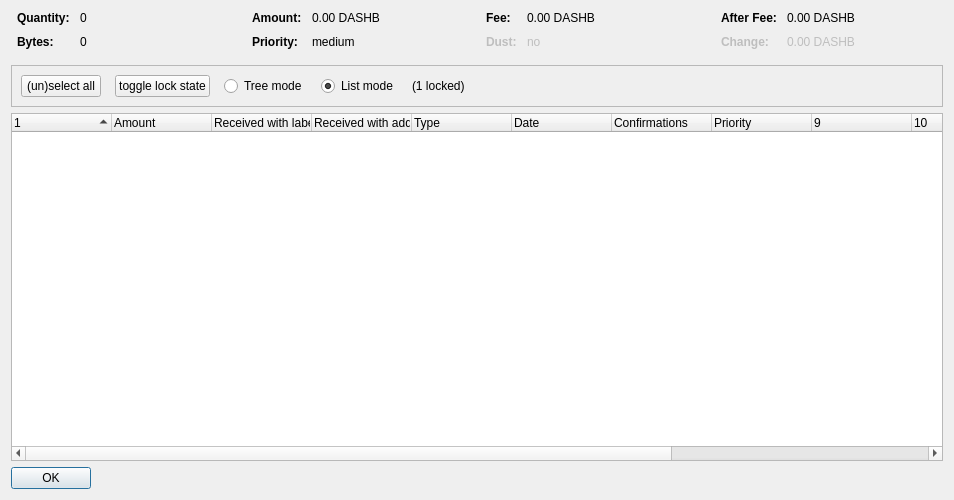
<?xml version="1.0" encoding="UTF-8"?>
<ui version="4.0">
 <class>CoinControlDialog</class>
 <widget class="QDialog" name="CoinControlDialog">
  <property name="geometry">
   <rect>
    <x>0</x>
    <y>0</y>
    <width>954</width>
    <height>500</height>
   </rect>
  </property>
  <property name="windowTitle">
   <string>Coin Selection</string>
  </property>
  <layout class="QVBoxLayout" name="verticalLayout">
   <item>
    <layout class="QHBoxLayout" name="horizontalLayoutTop" stretch="0,0,0,0">
     <property name="topMargin">
      <number>0</number>
     </property>
     <property name="bottomMargin">
      <number>10</number>
     </property>
     <item>
      <layout class="QFormLayout" name="formLayoutCoinControl1">
       <property name="horizontalSpacing">
        <number>10</number>
       </property>
       <property name="verticalSpacing">
        <number>10</number>
       </property>
       <property name="leftMargin">
        <number>6</number>
       </property>
       <property name="rightMargin">
        <number>6</number>
       </property>
       <item row="0" column="0">
        <widget class="QLabel" name="labelCoinControlQuantityText">
         <property name="font">
          <font>
           <weight>75</weight>
           <bold>true</bold>
          </font>
         </property>
         <property name="text">
          <string>Quantity:</string>
         </property>
        </widget>
       </item>
       <item row="0" column="1">
        <widget class="QLabel" name="labelCoinControlQuantity">
         <property name="cursor">
          <cursorShape>IBeamCursor</cursorShape>
         </property>
         <property name="contextMenuPolicy">
          <enum>Qt::ActionsContextMenu</enum>
         </property>
         <property name="text">
          <string notr="true">0</string>
         </property>
         <property name="textInteractionFlags">
          <set>Qt::LinksAccessibleByMouse|Qt::TextSelectableByKeyboard|Qt::TextSelectableByMouse</set>
         </property>
        </widget>
       </item>
       <item row="1" column="0">
        <widget class="QLabel" name="labelCoinControlBytesText">
         <property name="font">
          <font>
           <weight>75</weight>
           <bold>true</bold>
          </font>
         </property>
         <property name="text">
          <string>Bytes:</string>
         </property>
        </widget>
       </item>
       <item row="1" column="1">
        <widget class="QLabel" name="labelCoinControlBytes">
         <property name="cursor">
          <cursorShape>IBeamCursor</cursorShape>
         </property>
         <property name="contextMenuPolicy">
          <enum>Qt::ActionsContextMenu</enum>
         </property>
         <property name="text">
          <string notr="true">0</string>
         </property>
         <property name="textInteractionFlags">
          <set>Qt::LinksAccessibleByMouse|Qt::TextSelectableByKeyboard|Qt::TextSelectableByMouse</set>
         </property>
        </widget>
       </item>
      </layout>
     </item>
     <item>
      <layout class="QFormLayout" name="formLayoutCoinControl2">
       <property name="horizontalSpacing">
        <number>10</number>
       </property>
       <property name="verticalSpacing">
        <number>10</number>
       </property>
       <property name="leftMargin">
        <number>6</number>
       </property>
       <property name="rightMargin">
        <number>6</number>
       </property>
       <item row="0" column="0">
        <widget class="QLabel" name="labelCoinControlAmountText">
         <property name="font">
          <font>
           <weight>75</weight>
           <bold>true</bold>
          </font>
         </property>
         <property name="text">
          <string>Amount:</string>
         </property>
        </widget>
       </item>
       <item row="0" column="1">
        <widget class="QLabel" name="labelCoinControlAmount">
         <property name="cursor">
          <cursorShape>IBeamCursor</cursorShape>
         </property>
         <property name="contextMenuPolicy">
          <enum>Qt::ActionsContextMenu</enum>
         </property>
         <property name="text">
          <string notr="true">0.00 DASHB</string>
         </property>
         <property name="textInteractionFlags">
          <set>Qt::LinksAccessibleByMouse|Qt::TextSelectableByKeyboard|Qt::TextSelectableByMouse</set>
         </property>
        </widget>
       </item>
       <item row="1" column="0">
        <widget class="QLabel" name="labelCoinControlPriorityText">
         <property name="font">
          <font>
           <weight>75</weight>
           <bold>true</bold>
          </font>
         </property>
         <property name="text">
          <string>Priority:</string>
         </property>
        </widget>
       </item>
       <item row="1" column="1">
        <widget class="QLabel" name="labelCoinControlPriority">
         <property name="cursor">
          <cursorShape>IBeamCursor</cursorShape>
         </property>
         <property name="contextMenuPolicy">
          <enum>Qt::ActionsContextMenu</enum>
         </property>
         <property name="text">
          <string>medium</string>
         </property>
         <property name="textInteractionFlags">
          <set>Qt::LinksAccessibleByMouse|Qt::TextSelectableByKeyboard|Qt::TextSelectableByMouse</set>
         </property>
        </widget>
       </item>
      </layout>
     </item>
     <item>
      <layout class="QFormLayout" name="formLayoutCoinControl3">
       <property name="horizontalSpacing">
        <number>10</number>
       </property>
       <property name="verticalSpacing">
        <number>10</number>
       </property>
       <property name="leftMargin">
        <number>6</number>
       </property>
       <property name="rightMargin">
        <number>6</number>
       </property>
       <item row="0" column="0">
        <widget class="QLabel" name="labelCoinControlFeeText">
         <property name="font">
          <font>
           <weight>75</weight>
           <bold>true</bold>
          </font>
         </property>
         <property name="text">
          <string>Fee:</string>
         </property>
        </widget>
       </item>
       <item row="0" column="1">
        <widget class="QLabel" name="labelCoinControlFee">
         <property name="cursor">
          <cursorShape>IBeamCursor</cursorShape>
         </property>
         <property name="contextMenuPolicy">
          <enum>Qt::ActionsContextMenu</enum>
         </property>
         <property name="text">
          <string notr="true">0.00 DASHB</string>
         </property>
         <property name="textInteractionFlags">
          <set>Qt::LinksAccessibleByMouse|Qt::TextSelectableByKeyboard|Qt::TextSelectableByMouse</set>
         </property>
        </widget>
       </item>
       <item row="1" column="0">
        <widget class="QLabel" name="labelCoinControlLowOutputText">
         <property name="enabled">
          <bool>false</bool>
         </property>
         <property name="font">
          <font>
           <weight>75</weight>
           <bold>true</bold>
          </font>
         </property>
         <property name="text">
          <string>Dust:</string>
         </property>
        </widget>
       </item>
       <item row="1" column="1">
        <widget class="QLabel" name="labelCoinControlLowOutput">
         <property name="enabled">
          <bool>false</bool>
         </property>
         <property name="cursor">
          <cursorShape>IBeamCursor</cursorShape>
         </property>
         <property name="contextMenuPolicy">
          <enum>Qt::ActionsContextMenu</enum>
         </property>
         <property name="text">
          <string>no</string>
         </property>
         <property name="textInteractionFlags">
          <set>Qt::LinksAccessibleByMouse|Qt::TextSelectableByKeyboard|Qt::TextSelectableByMouse</set>
         </property>
        </widget>
       </item>
      </layout>
     </item>
     <item>
      <layout class="QFormLayout" name="formLayoutCoinControl4">
       <property name="horizontalSpacing">
        <number>10</number>
       </property>
       <property name="verticalSpacing">
        <number>10</number>
       </property>
       <property name="leftMargin">
        <number>6</number>
       </property>
       <property name="rightMargin">
        <number>6</number>
       </property>
       <item row="0" column="0">
        <widget class="QLabel" name="labelCoinControlAfterFeeText">
         <property name="font">
          <font>
           <weight>75</weight>
           <bold>true</bold>
          </font>
         </property>
         <property name="text">
          <string>After Fee:</string>
         </property>
        </widget>
       </item>
       <item row="0" column="1">
        <widget class="QLabel" name="labelCoinControlAfterFee">
         <property name="cursor">
          <cursorShape>IBeamCursor</cursorShape>
         </property>
         <property name="contextMenuPolicy">
          <enum>Qt::ActionsContextMenu</enum>
         </property>
         <property name="text">
          <string notr="true">0.00 DASHB</string>
         </property>
         <property name="textInteractionFlags">
          <set>Qt::LinksAccessibleByMouse|Qt::TextSelectableByKeyboard|Qt::TextSelectableByMouse</set>
         </property>
        </widget>
       </item>
       <item row="1" column="0">
        <widget class="QLabel" name="labelCoinControlChangeText">
         <property name="enabled">
          <bool>false</bool>
         </property>
         <property name="font">
          <font>
           <weight>75</weight>
           <bold>true</bold>
          </font>
         </property>
         <property name="text">
          <string>Change:</string>
         </property>
        </widget>
       </item>
       <item row="1" column="1">
        <widget class="QLabel" name="labelCoinControlChange">
         <property name="enabled">
          <bool>false</bool>
         </property>
         <property name="cursor">
          <cursorShape>IBeamCursor</cursorShape>
         </property>
         <property name="contextMenuPolicy">
          <enum>Qt::ActionsContextMenu</enum>
         </property>
         <property name="text">
          <string notr="true">0.00 DASHB</string>
         </property>
         <property name="textInteractionFlags">
          <set>Qt::LinksAccessibleByMouse|Qt::TextSelectableByKeyboard|Qt::TextSelectableByMouse</set>
         </property>
        </widget>
       </item>
      </layout>
     </item>
    </layout>
   </item>
   <item>
    <widget class="QFrame" name="frame">
     <property name="minimumSize">
      <size>
       <width>0</width>
       <height>40</height>
      </size>
     </property>
     <property name="frameShape">
      <enum>QFrame::StyledPanel</enum>
     </property>
     <property name="frameShadow">
      <enum>QFrame::Sunken</enum>
     </property>
     <layout class="QHBoxLayout" name="horizontalLayout">
      <item>
       <layout class="QHBoxLayout" name="horizontalLayoutPanel" stretch="0,0,0,0,0,0">
        <property name="spacing">
         <number>14</number>
        </property>
        <item>
         <widget class="QPushButton" name="pushButtonSelectAll">
          <property name="sizePolicy">
           <sizepolicy hsizetype="Maximum" vsizetype="Fixed">
            <horstretch>0</horstretch>
            <verstretch>0</verstretch>
           </sizepolicy>
          </property>
          <property name="text">
           <string>(un)select all</string>
          </property>
          <property name="autoDefault">
           <bool>false</bool>
          </property>
         </widget>
        </item>
        <item>
         <widget class="QPushButton" name="pushButtonToggleLock">
          <property name="sizePolicy">
           <sizepolicy hsizetype="Maximum" vsizetype="Fixed">
            <horstretch>0</horstretch>
            <verstretch>0</verstretch>
           </sizepolicy>
          </property>
          <property name="text">
           <string>toggle lock state</string>
          </property>
          <property name="autoDefault">
           <bool>false</bool>
          </property>
         </widget>
        </item>
        <item>
         <widget class="QRadioButton" name="radioTreeMode">
          <property name="sizePolicy">
           <sizepolicy hsizetype="Maximum" vsizetype="Fixed">
            <horstretch>0</horstretch>
            <verstretch>0</verstretch>
           </sizepolicy>
          </property>
          <property name="text">
           <string>Tree mode</string>
          </property>
         </widget>
        </item>
        <item>
         <widget class="QRadioButton" name="radioListMode">
          <property name="sizePolicy">
           <sizepolicy hsizetype="Maximum" vsizetype="Fixed">
            <horstretch>0</horstretch>
            <verstretch>0</verstretch>
           </sizepolicy>
          </property>
          <property name="text">
           <string>List mode</string>
          </property>
          <property name="checked">
           <bool>true</bool>
          </property>
         </widget>
        </item>
        <item>
         <widget class="QLabel" name="labelLocked">
          <property name="text">
           <string>(1 locked)</string>
          </property>
         </widget>
        </item>
        <item>
         <spacer name="horizontalSpacer">
          <property name="orientation">
           <enum>Qt::Horizontal</enum>
          </property>
          <property name="sizeHint" stdset="0">
           <size>
            <width>40</width>
            <height>20</height>
           </size>
          </property>
         </spacer>
        </item>
       </layout>
      </item>
     </layout>
    </widget>
   </item>
   <item>
    <widget class="CoinControlTreeWidget" name="treeWidget">
     <property name="contextMenuPolicy">
      <enum>Qt::CustomContextMenu</enum>
     </property>
     <property name="sortingEnabled">
      <bool>false</bool>
     </property>
     <property name="columnCount">
      <number>13</number>
     </property>
     <attribute name="headerShowSortIndicator" stdset="0">
      <bool>true</bool>
     </attribute>
     <attribute name="headerStretchLastSection">
      <bool>false</bool>
     </attribute>
     <column>
      <property name="text">
       <string/>
      </property>
     </column>
     <column>
      <property name="text">
       <string>Amount</string>
      </property>
     </column>
     <column>
      <property name="text">
       <string>Received with label</string>
      </property>
     </column>
     <column>
      <property name="text">
       <string>Received with address</string>
      </property>
     </column>
     <column>
      <property name="text">
       <string>Type</string>
      </property>
     </column>
     <column>
      <property name="text">
       <string>Date</string>
      </property>
     </column>
     <column>
      <property name="text">
       <string>Confirmations</string>
      </property>
      <property name="toolTip">
       <string>Confirmed</string>
      </property>
     </column>
     <column>
      <property name="text">
       <string>Priority</string>
      </property>
     </column>
     <column>
      <property name="text">
       <string/>
      </property>
     </column>
     <column>
      <property name="text">
       <string/>
      </property>
     </column>
     <column>
      <property name="text">
       <string/>
      </property>
     </column>
     <column>
      <property name="text">
       <string/>
      </property>
     </column>
     <column>
      <property name="text">
       <string/>
      </property>
     </column>
    </widget>
   </item>
   <item>
    <widget class="QDialogButtonBox" name="buttonBox">
     <property name="sizePolicy">
      <sizepolicy hsizetype="Maximum" vsizetype="Fixed">
       <horstretch>0</horstretch>
       <verstretch>0</verstretch>
      </sizepolicy>
     </property>
     <property name="orientation">
      <enum>Qt::Horizontal</enum>
     </property>
     <property name="standardButtons">
      <set>QDialogButtonBox::Ok</set>
     </property>
    </widget>
   </item>
  </layout>
 </widget>
 <customwidgets>
  <customwidget>
   <class>CoinControlTreeWidget</class>
   <extends>QTreeWidget</extends>
   <header>coincontroltreewidget.h</header>
  </customwidget>
 </customwidgets>
 <resources/>
 <connections/>
</ui>
